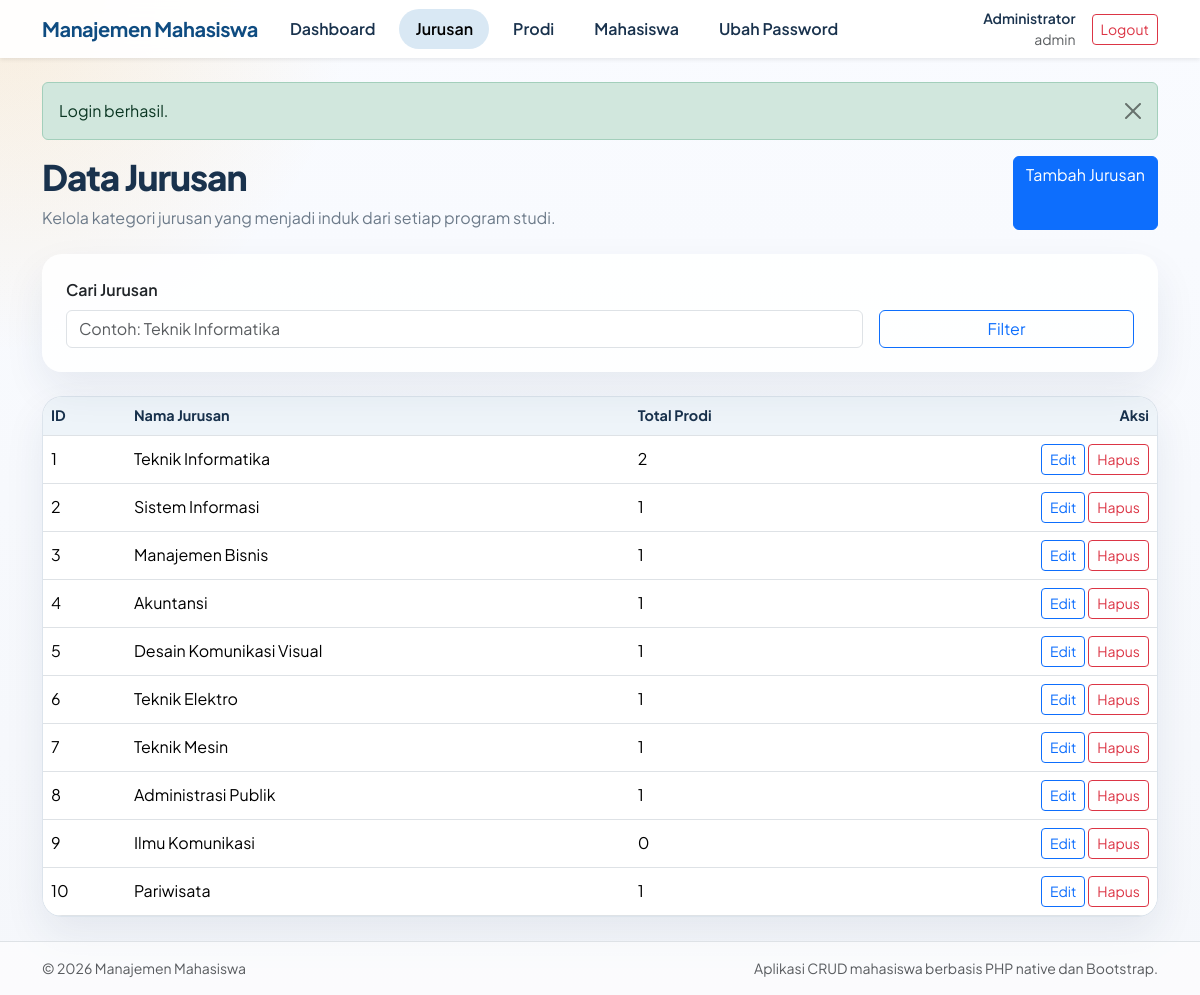
/index.php?route=jurusan (signed in), run on the app's committed database.
### tables this page shows
CREATE TABLE jurusan (
    id_jurusan INT AUTO_INCREMENT PRIMARY KEY,
    nama_jurusan VARCHAR(100) NOT NULL
);

### index.php (called while the page is built, shortened)
<?php
require __DIR__ . '/app/helpers/bootstrap.php';
$route = $_GET['route'] ?? 'dashboard';
$routes = [
    'login' => __DIR__ . '/modules/auth/login.php',
    'logout' => __DIR__ . '/modules/auth/logout.php',
    'dashboard' => __DIR__ . '/modules/dashboard/index.php',
    'jurusan' => __DIR__ . '/modules/jurusan/index.php',
    'jurusan-create' => __DIR__ . '/modules/jurusan/create.php',
    'jurusan-edit' => __DIR__ . '/modules/jurusan/edit.php',
    'jurusan-delete' => __DIR__ . '/modules/jurusan/delete.php',
    'prodi' => __DIR__ . '/modules/prodi/index.php',
    'prodi-create' => __DIR__ . '/modules/prodi/create.php',
    'prodi-edit' => __DIR__ . '/modules/prodi/edit.php',
    'prodi-delete' => __DIR__ . '/modules/prodi/delete.php',
    'mahasiswa' => __DIR__ . '/modules/mahasiswa/index.php',
    'mahasiswa-create' => __DIR__ . '/modules/mahasiswa/create.php',
    'mahasiswa-edit' => __DIR__ . '/modules/mahasiswa/edit.php',
    'mahasiswa-delete' => __DIR__ . '/modules/mahasiswa/delete.php',
    'ubah-password' => __DIR__ . '/modules/profile/password.php',
];
require $routes[$route];

### app/helpers/functions.php (called while the page is built, shortened)
<?php
function e(?string $value): string
{
    return htmlspecialchars((string) $value, ENT_QUOTES, 'UTF-8');
}
function render(string $title, string $content, bool $showSidebar = true): void
{
    require BASE_PATH . '/app/views/layouts/main.php';
}

### app/helpers/bootstrap.php (called while the page is built, shortened)
<?php
$databaseConfig = require BASE_PATH . '/app/config/database.php';
require BASE_PATH . '/app/helpers/functions.php';
function db(): PDO
{
    global $databaseConfig;
    $dsn = sprintf(
        'mysql:host=%s;port=%s;dbname=%s;charset=%s',
        $databaseConfig['host'],
        $databaseConfig['port'],
        $databaseConfig['database'],
        $databaseConfig['charset']
    );
    $pdo = new PDO(
        $dsn,
        $databaseConfig['username'],
        $databaseConfig['password'],
        [
            PDO::ATTR_ERRMODE => PDO::ERRMODE_EXCEPTION,
            PDO::ATTR_DEFAULT_FETCH_MODE => PDO::FETCH_ASSOC,
        ]
    );
    return $pdo;
}

### modules/jurusan/index.php (the view, shortened to what this page needs)
<?php
$keyword = trim($_GET['q'] ?? '');
$stmt = db()->prepare(
    'SELECT j.id_jurusan, j.nama_jurusan, COUNT(p.id_prodi) AS total_prodi
     FROM jurusan j
     LEFT JOIN prodi p ON p.id_jurusan = j.id_jurusan
     WHERE j.nama_jurusan LIKE :keyword
     GROUP BY j.id_jurusan, j.nama_jurusan
     ORDER BY j.id_jurusan ASC'
);
$stmt->execute(['keyword' => '%' . $keyword . '%']);
$jurusan = $stmt->fetchAll();
?>
<section class="page-heading">
    <div>
        <h1>Data Jurusan</h1>
        <p>Kelola kategori jurusan yang menjadi induk dari setiap program studi.</p>
    </div>
    <a class="btn btn-primary" href="index.php?route=jurusan-create">Tambah Jurusan</a>
</section>
<div class="card section-card border-0 mb-4">
    <form class="row g-3 align-items-end" method="get">
        <div class="col-md-9">
            <label class="form-label" for="q">Cari Jurusan</label>
            <input class="form-control" id="q" type="text" name="q" value="<?= e($keyword); ?>" placeholder="Contoh: Teknik Informatika">
        </div>
        <div class="col-md-3 d-grid">
            <button class="btn btn-outline-primary" type="submit">Filter</button>
        </div>
    </form>
</div>
<div class="table-wrap">
    <div class="table-responsive">
        <table class="table align-middle">
            <thead>
            <tr>
                <th>ID</th>
                <th>Nama Jurusan</th>
                <th>Total Prodi</th>
                <th class="text-end">Aksi</th>
            </tr>
            </thead>
            <tbody>
            <?php foreach ($jurusan as $item): ?>
                <tr>
                    <td><?= e((string) $item['id_jurusan']); ?></td>
                    <td><?= e($item['nama_jurusan']); ?></td>
                    <td><?= e((string) $item['total_prodi']); ?></td>
                    <td class="text-end">
                        <a class="btn btn-sm btn-outline-primary" href="index.php?route=jurusan-edit&id=<?= e((string) $item['id_jurusan']); ?>">Edit</a>
                        <form class="d-inline" method="post" action="index.php?route=jurusan-delete&id=<?= e((string) $item['id_jurusan']); ?>" onsubmit="return confirm('Hapus jurusan ini?');">
                            <button class="btn btn-sm btn-outline-danger" type="submit">Hapus</button>
                        </form>
                    </td>
                </tr>
            <?php endforeach; ?>
            </tbody>
        </table>
    </div>
</div>

### assets/css/app.css (style rules this page uses)
:root { --mm-surface: #f5f7fb; --mm-panel: #ffffff; --mm-primary: #0f4c81; --mm-primary-soft: #d9e8f4; --mm-accent: #f39c12; --mm-text: #19324d; --mm-muted: #6d7b8a; --mm-border: #d9e1ea; }
body { min-height: 100vh; background: radial-gradient(circle at top left, rgba(243, 156, 18, 0.14), transparent 22rem), linear-gradient(180deg, #f9fbff 0%, var(--mm-surface) 100%); color: var(--mm-text); font-family: "Plus Jakarta Sans", sans-serif; }
.card, .table-wrap, .stat-card, .auth-card { background: rgba(255, 255, 255, 0.92); border: 1px solid rgba(217, 225, 234, 0.9); border-radius: 1.25rem; box-shadow: 0 18px 40px rgba(23, 55, 94, 0.08); }
.page-heading { display: flex; flex-wrap: wrap; justify-content: space-between; gap: 1rem; margin-bottom: 1.5rem; }
.page-heading h1 { font-size: clamp(1.6rem, 4vw, 2.2rem); font-weight: 800; letter-spacing: -0.03em; }
.page-heading p { color: var(--mm-muted); margin-bottom: 0; }
.table-wrap { overflow: hidden; }
.table-wrap .table { margin-bottom: 0; }
.table thead th { background: #eef4f9; color: var(--mm-text); font-size: 0.9rem; white-space: nowrap; }
.section-card { padding: 1.5rem; }
.form-label { font-weight: 600; }

### data on the page
jurusan: id_jurusan "1", nama_jurusan "Teknik Informatika", total_prodi "2"
jurusan: id_jurusan "2", nama_jurusan "Sistem Informasi", total_prodi "1"
jurusan: id_jurusan "3", nama_jurusan "Manajemen Bisnis", total_prodi "1"
jurusan: id_jurusan "4", nama_jurusan "Akuntansi", total_prodi "1"
jurusan: id_jurusan "5", nama_jurusan "Desain Komunikasi Visual", total_prodi "1"
jurusan: id_jurusan "6", nama_jurusan "Teknik Elektro", total_prodi "1"
jurusan: id_jurusan "7", nama_jurusan "Teknik Mesin", total_prodi "1"
jurusan: id_jurusan "8", nama_jurusan "Administrasi Publik", total_prodi "1"
jurusan: id_jurusan "9", nama_jurusan "Ilmu Komunikasi", total_prodi "0"
jurusan: id_jurusan "10", nama_jurusan "Pariwisata", total_prodi "1"

### other printed values
$user['nama_user'] "Administrator"
$user['username'] "admin"
$flash['message'] "Login berhasil."
